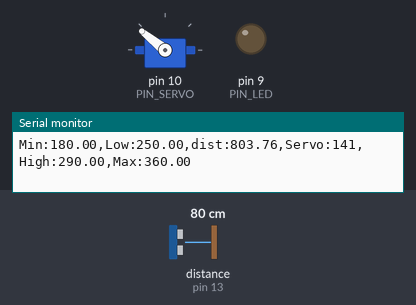
The sketch below on a simulated Arduino Uno, built with avr-gcc and run on an emulated ATmega328P. Shown: servo, output pins drawn as LEDs (lit = HIGH), the last lines printed to the serial monitor. Wiring (inferred from the names in the program): ultrasonic range finder: trigger pin 12; echo pin 13. Inputs (shaded band) come from the test bench; at power-on: distance to the obstacle (sensor on pin 13) 80 cm. The echo pulse lasts 58.3 µs per cm; pins used as bus, display or sensor lines are not drawn.

Above: at 1.2 s.
1.3 s: distance to the obstacle (sensor on pin 13) set to 35 cm
At 1.87 s:
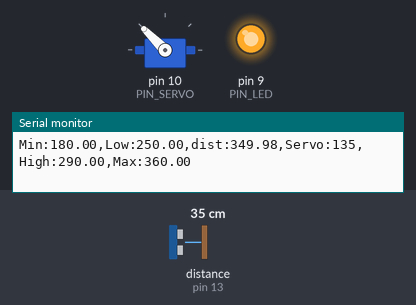
4.3 s: distance to the obstacle (sensor on pin 13) set to 2 cm
At 5.4 s:
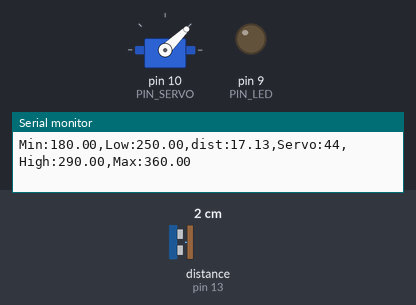
5.8 s: distance to the obstacle (sensor on pin 13) set to 16 cm
7.3 s: distance to the obstacle (sensor on pin 13) set to 21 cm
At 8.0 s:
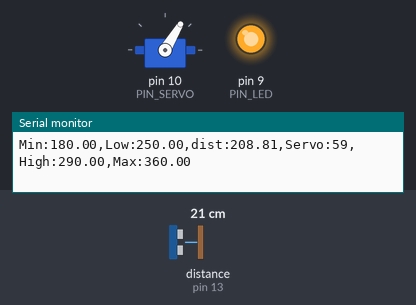
8.8 s: distance to the obstacle (sensor on pin 13) set to 60 cm
At 10.0 s:
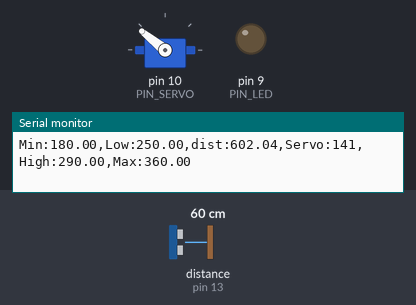
10.3 s: distance to the obstacle (sensor on pin 13) set to 4 cm
At 11.7 s:
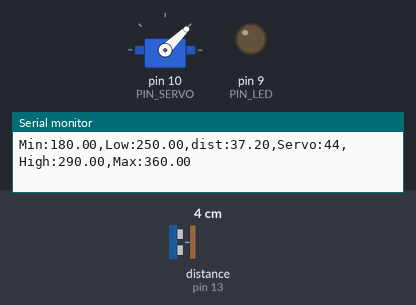
Timing chart, 0 to 12.8 s (numbered marks = the images above; inputs shaded):
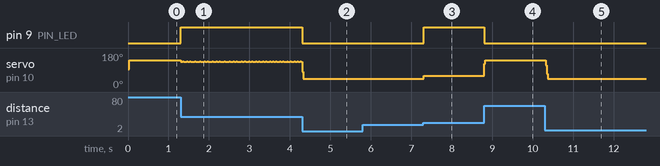

Measured:
- the behaviour switches between 18 and 19 cm on distance to the obstacle (sensor on pin 13) (found by bisection; images 2 and 3)
- after the input at 1.3 s, pin 9 (PIN_LED): LOW → HIGH at once; servo on pin 10 (PIN_SERVO): alternates 137° for 0.02 s and 135° for 0.07 s, starting at once
- after the input at 4.3 s, pin 9 (PIN_LED): HIGH → LOW at once
- after the input at 7.3 s, pin 9 (PIN_LED): LOW → HIGH at once; servo on pin 10 (PIN_SERVO): 44° → 59° at once
- after the input at 8.8 s, pin 9 (PIN_LED): HIGH → LOW at once; servo on pin 10 (PIN_SERVO): 59° → 141° at once
- after the input at 10.3 s, servo on pin 10 (PIN_SERVO): 141° → 44° at once

The sketch:

11_example_1.ino
```cpp
#include <Servo.h>

// Arduino pin assignment
#define PIN_LED   9   // LED active-low
#define PIN_TRIG  12  // sonar sensor TRIGGER
#define PIN_ECHO  13  // sonar sensor ECHO
#define PIN_SERVO 10  // servo motor

// configurable parameters for sonar
#define SND_VEL 346.0     // sound velocity at 24 celsius degree (unit: m/sec)
#define INTERVAL 25      // sampling interval (unit: msec)
#define PULSE_DURATION 10 // ultra-sound Pulse Duration (unit: usec)
#define _DIST_MIN 180.0   // minimum distance to be measured (unit: mm)
#define _DIST_MAX 360.0   // maximum distance to be measured (unit: mm)

#define TIMEOUT ((INTERVAL / 2) * 1000.0) // maximum echo waiting time (unit: usec)
#define SCALE (0.001 * 0.5 * SND_VEL) // coefficent to convert duration to distance

#define _EMA_ALPHA 0.3    // EMA weight of new sample (range: 0 to 1)
                          // Setting EMA to 1 effectively disables EMA filter.

// Target Distance
#define _TARGET_LOW  250.0
#define _TARGET_HIGH 290.0

// duty duration for myservo.writeMicroseconds()
// NEEDS TUNING (servo by servo)

#define _DUTY_MIN 1000 // servo full clockwise position (0 degree)
#define _DUTY_NEU 1500 // servo neutral position (90 degree)
#define _DUTY_MAX 2000 // servo full counterclockwise position (180 degree)

// global variables
float  dist_ema, dist_prev = _DIST_MAX; // unit: mm
unsigned long last_sampling_time;       // unit: ms

Servo myservo;

void setup() {
  // initialize GPIO pins
  pinMode(PIN_LED, OUTPUT);
  pinMode(PIN_TRIG, OUTPUT);    // sonar TRIGGER
  pinMode(PIN_ECHO, INPUT);     // sonar ECHO
  digitalWrite(PIN_TRIG, LOW);  // turn-off Sonar

  myservo.attach(PIN_SERVO);
  myservo.writeMicroseconds(_DUTY_NEU);

  // initialize USS related variables
  dist_prev = _DIST_MIN; // raw distance output from USS (unit: mm)

  // initialize serial port
  Serial.begin(57600);
}

void loop() {
  float  dist_raw, dist_filtered;

  // wait until next sampling time.
  // millis() returns the number of milliseconds since the program started.
  // will overflow after 50 days.
  if (millis() < last_sampling_time + INTERVAL)
    return;

  // get a distance reading from the USS
  dist_raw = USS_measure(PIN_TRIG, PIN_ECHO);

  // the range filter
   if ((dist_raw == 0.0) || (dist_raw > _DIST_MAX) || (dist_raw < _DIST_MIN)) {
    dist_filtered = dist_prev;
    digitalWrite(PIN_LED, LOW);
  } else {
    dist_filtered = dist_raw;
    dist_prev = dist_raw;
    digitalWrite(PIN_LED, HIGH);
  }

  // Modify the below line to implement the EMA equation
  dist_filtered = dist_raw;
  dist_ema = _EMA_ALPHA * dist_filtered + (1 - _EMA_ALPHA) * dist_prev;
  dist_prev = dist_ema;

  // adjust servo position according to the USS read value
  // add your code here!
  float dist_cm = dist_ema / 10.0;
  float angle_deg;
  if (dist_cm <= 18.0) angle_deg = 0.0;
  else if (dist_cm >= 36.0) angle_deg = 180.0;
  else angle_deg = ((dist_cm - 18.0) / 18.0) * 180.0;

  int duty = map(angle_deg, 0, 180, _DUTY_MIN, _DUTY_MAX);
  myservo.writeMicroseconds(duty);

  // output the distance to the serial port
  Serial.print("Min:");    Serial.print(_DIST_MIN);
  Serial.print(",Low:");   Serial.print(_TARGET_LOW);
  Serial.print(",dist:");  Serial.print(dist_raw);
  Serial.print(",Servo:"); Serial.print(myservo.read());
  Serial.print(",High:");  Serial.print(_TARGET_HIGH);
  Serial.print(",Max:");   Serial.print(_DIST_MAX);
  Serial.println("");

  // update last sampling time
  last_sampling_time += INTERVAL;
}

// get a distance reading from USS. return value is in millimeter.
float USS_measure(int TRIG, int ECHO)
{
  digitalWrite(TRIG, HIGH);
  delayMicroseconds(PULSE_DURATION);
  digitalWrite(TRIG, LOW);

  return pulseIn(ECHO, HIGH, TIMEOUT) * SCALE; // unit: mm
}
```
